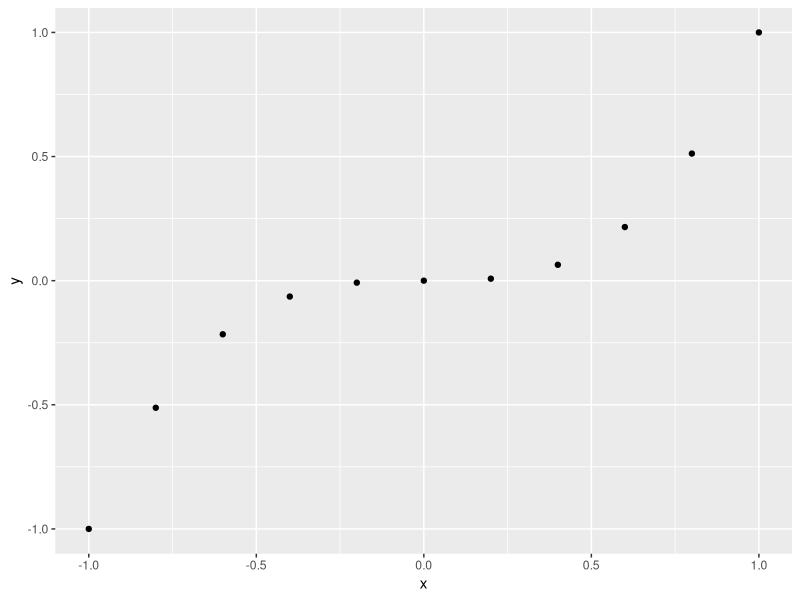
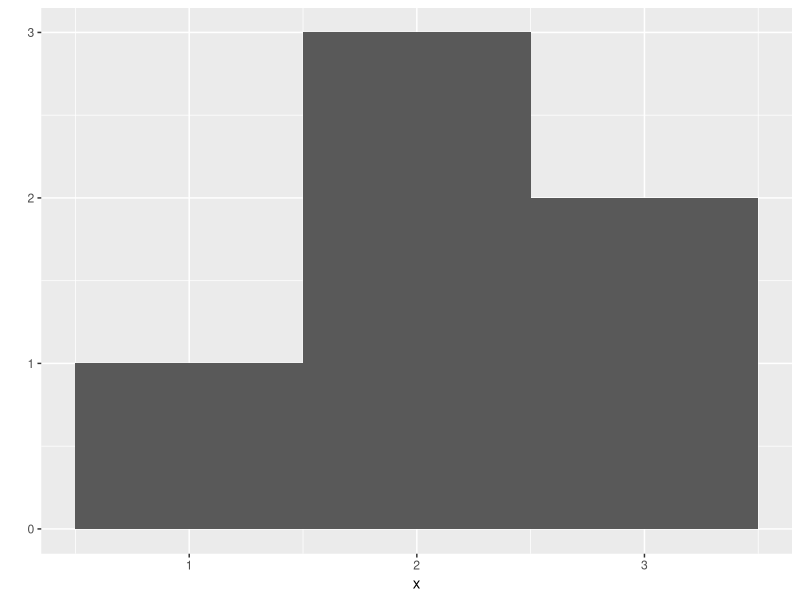
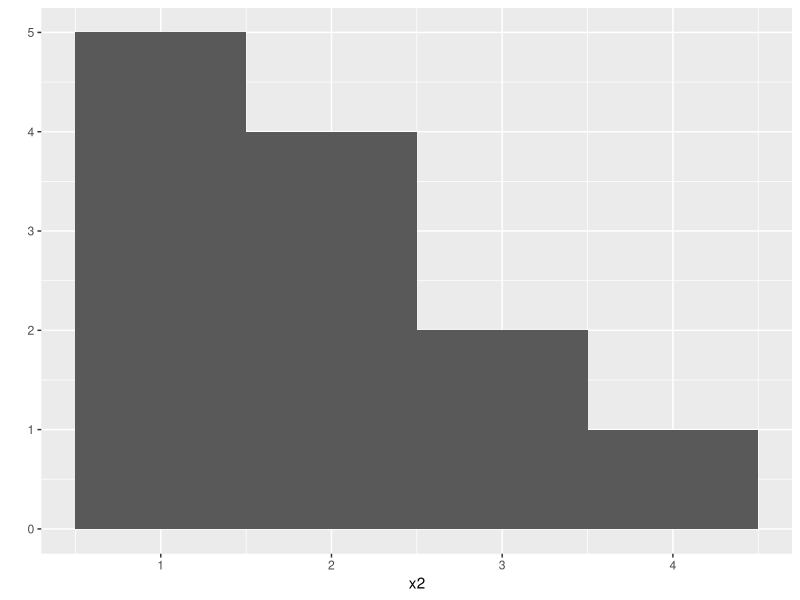
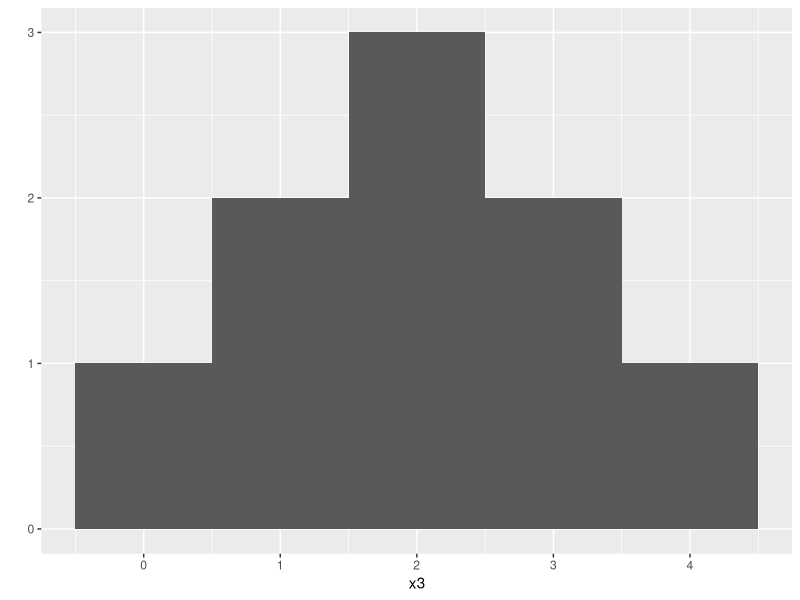
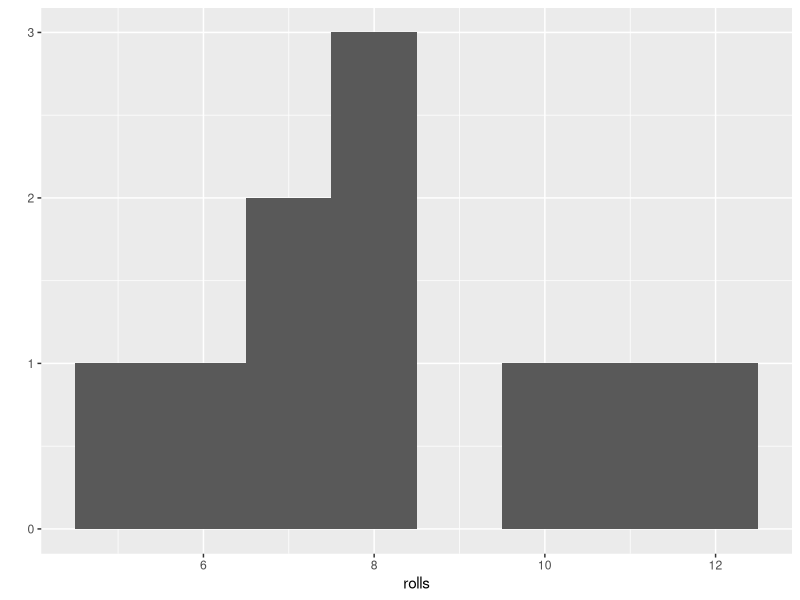
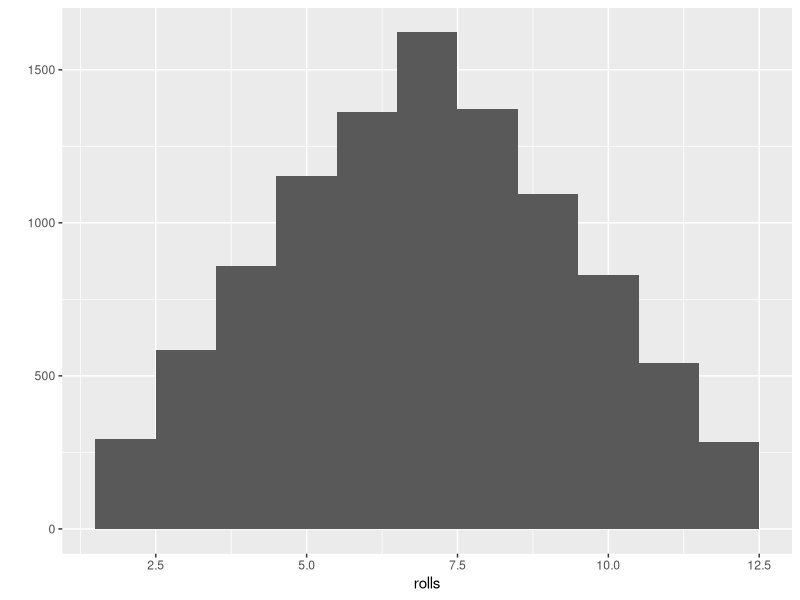
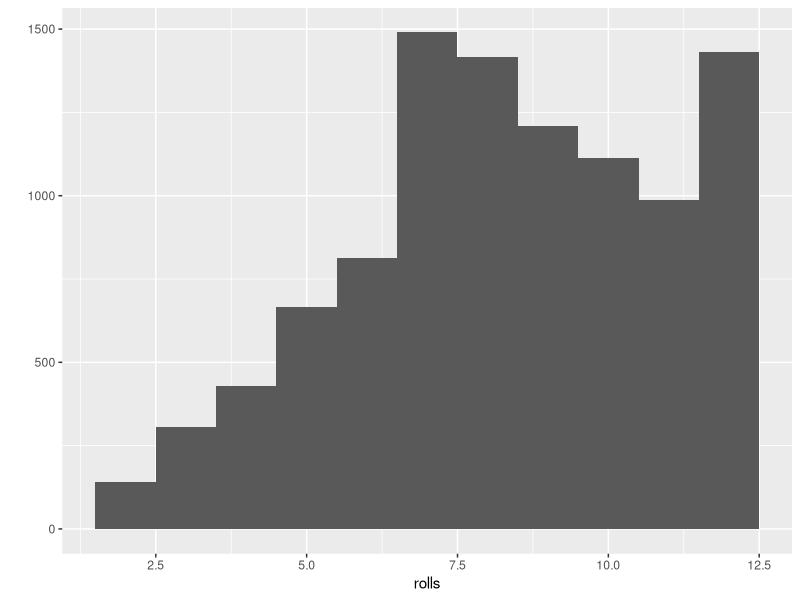

Generate these figures, in order, with R:
## ---- chunk 1
knitr::opts_chunk$set(echo = TRUE)
## ---- chunk 2
# use <- to assign the value of 1 to the object 'a'
a <- 1
# then test it
a + 2
# the output of the expression evaluated (a + 2) is displayed in the box above
# note the use of the pound sign (#) at the start of a line lets me annotate the code
## ---- chunk 3
# create an object, die, that is a sequence of numbers from 1 to 6, using ':'
die <- 1:6
die
## ---- chunk 4
Name <- 1
name <- 0

name + 1
## ---- chunk 5
my_number <- 1
my_number

my_number <- 999
my_number
## ---- chunk 6
ls()
## ---- chunk 7
# rm(list=ls())
## ---- chunk 8
die - 1
die / 2
die * die
## ---- chunk 9
die + 1:2
## ---- chunk 10
die + 1:4
## ---- chunk 11
die %*% die # inner
die %o% die # outer
## ---- chunk 12
round(3.1415)
factorial(3)
## ---- chunk 13
mean(1:6) # raw data
mean(die) # an R object
round(mean(die)) # of even the result of another function
## ---- chunk 14
sample(x = 1:6, size = 2)
## ---- chunk 15
sample(x = die, size = 1)

## ---- chunk 16
sample(x = die, size = 1)
## ---- chunk 17
sample(die, 1)
## ---- chunk 18
# round(3.1415, corners = 2) # running this without the # sign will cause an error
# this is because the function round() does not use the argument 'corners'
## ---- chunk 19
args(round) 
# the output shows that the digits argument has a default value of zero, which rounds to the nearest integer
## ---- chunk 20
round(3.1415, digits = 2)
## ---- chunk 21
sample(die, 1) # here, R automatically matches the value 1 to the argument 'size'
## ---- chunk 22
sample(size = 1, x = die) 
## ---- chunk 23
sample(die, size = 2)
## ---- chunk 24
sample(die, size = 2) 
sample(die, size = 2)  
sample(die, size = 2)  
## ---- chunk 25
sample(die, size = 2, replace = TRUE) 
## ---- chunk 26
dice <- sample(die, size = 2, replace = TRUE)
dice
sum(dice)
## ---- chunk 27
dice
dice # it gives the same result as originally output 
## ---- chunk 28
roll <- function() { # this line contains the function name (roll) and the parentheses contain the argument (here, there are none)
  die <- 1:6
  dice <- sample(die, size = 2, replace = TRUE)
  sum(dice) # these three lines within the pair of braces contain the function's body of code. The indentations are only for clarity.
}
## ---- chunk 29
roll()
## ---- chunk 30
dice
1 + 1
sqrt(2)
## ---- chunk 31
dice <- sample(die, size = 2, replace = TRUE)
two <- 1 + 1
a <- sqrt(2)
## ---- chunk 32
# roll2 <- function() {
#   dice <- sample(bones, size = 2, replace = TRUE)
#   sum(dice)
# }
# 
# roll2()
## ---- chunk 33
roll2 <- function(bones) {
  dice <- sample(bones, size = 2, replace = TRUE)
  sum(dice)
}
## ---- chunk 34
roll2(bones = 1:6)
## ---- chunk 35
roll2(1:6)
## ---- chunk 36
roll2 <- function(bones = 1:6) {
  dice <- sample(bones, size = 2, replace = TRUE)
  sum(dice)
}
## ---- chunk 37
roll2()
## ---- chunk 38
die <- 1:6
dice <- sample(die, size = 2, replace = TRUE)
sum(dice)
## ---- chunk 39
roll <- function() {
  die <- 1:6
  dice <- sample(die, size = 2, replace = TRUE)
  sum(dice)
}
## ---- chunk 40
# install.packages("ggplot2")
## ---- chunk 41
# qplot
# will give an error if you remove the # sign
## ---- chunk 42
library("ggplot2")
## ---- chunk 43
qplot
## ---- chunk 44
x <- c(-1, -0.8, -0.6, -0.4, -0.2, 0, 0.2, 0.4, 0.6, 0.8, 1)
x
## ---- chunk 45
y <- c(x^3)
y
## ---- chunk 46
qplot(x, y)
## ---- chunk 47
x <- c(1, 2, 2, 2, 3, 3)
qplot(x, binwidth = 1)
## ---- chunk 48
x2 <- c(1, 1, 1, 1, 1, 2, 2, 2, 2, 3, 3, 4)
qplot(x2, binwidth = 1)
## ---- chunk 49
x3 <- c(0, 1, 1, 2, 2, 2, 3, 3, 4)
qplot(x3, binwidth = 1)
## ---- chunk 50
replicate(3, 1 + 1)
## ---- chunk 51
rolls <- replicate(10, roll())
qplot(rolls, binwidth = 1)
## ---- chunk 52
rolls <- replicate(10000, roll())
qplot(rolls, binwidth = 1)
## ---- chunk 53
?sqrt
?log10
?sample
## ---- chunk 54
??log
## ---- chunk 55
?sample
## ---- chunk 56
roll <- function() {
  die <- 1:6
  dice <- sample(die, size = 2, replace = T, 
                 prob = c(rep(1/8, 5), 3/8))
  sum(dice)
}
## ---- chunk 57
rolls <- replicate(10000, roll())
qplot(rolls, binwidth = 1)
## ---- chunk 58
die <- c(1, 2, 3, 4, 5, 6)
die
is.vector(die)
## ---- chunk 59
five <- 5
is.vector(five)
## ---- chunk 60
typeof(die)
## ---- chunk 61
int <- c(-1L, 2L, 4L)
int
typeof(int)
## ---- chunk 62
text <- c("Hello", "World")
text
typeof(text)
## ---- chunk 63
typeof(1)
typeof("1")
typeof("one")
## ---- chunk 64
x <- "x"
x
## ---- chunk 65
logic <- c(TRUE, TRUE, FALSE)
logic
typeof(logic)
typeof(T)
## ---- chunk 66
comp <- c(1 + 1i, 1 + 2i, 1 + 3i)
comp
typeof(comp)
## ---- chunk 67
raw(3)
typeof(raw(3))
## ---- chunk 68
hand <- c("ace", "king", "queen", "jack", "ten")
hand
typeof(hand)
## ---- chunk 69
attributes(die)
## ---- chunk 70
names(die)
names(die) <- c("one", "two", "three", "four", "five", "six")
names(die)
attributes(die)
## ---- chunk 71
die
## ---- chunk 72
die + 1
names(die) <- c("uno", "dos", "tres", "cuatro", "cinco", "seis")
die
## ---- chunk 73
names(die) <- NULL
## ---- chunk 74
dim(die)
## ---- chunk 75
dim(die) <- c(2, 3)
die
## ---- chunk 76
dim(die) <- c(3, 2)
die    
## ---- chunk 77
dim(die) <- c(1, 2, 3)
die
## ---- chunk 78
m <- matrix(die, nrow = 2)
m
## ---- chunk 79
m <- matrix(die, nrow = 2, byrow = TRUE)
m
## ---- chunk 80
?matrix
## ---- chunk 81
ar <- array(c(11:14, 21:24, 31:34), dim = c(2, 2, 3))
ar
## ---- chunk 82
hand1 <- c(hand, "spades", "spades", "spades", "spades", "spades")

matrix(hand1, nrow = 5)
matrix(hand1 , ncol = 2)
dim(hand1) <- c(5, 2)
hand1
